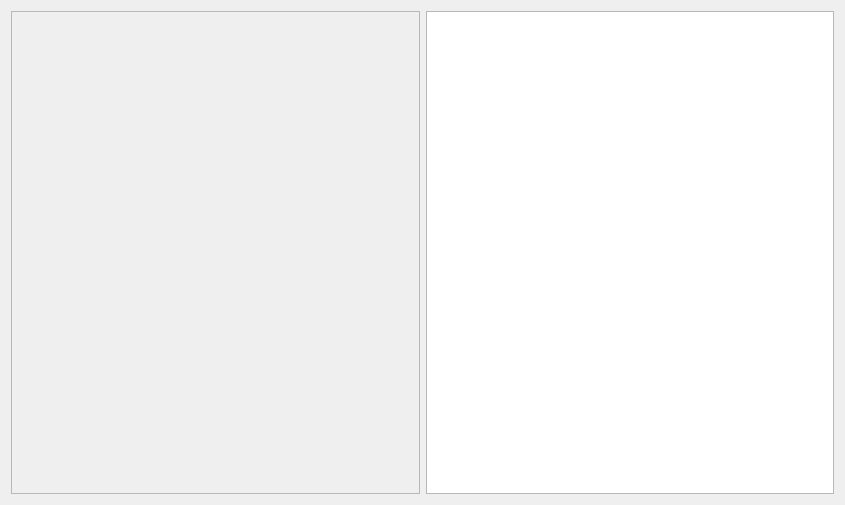
<?xml version="1.0" encoding="UTF-8"?>
<ui version="4.0">
 <class>TaskHirachy</class>
 <widget class="QWidget" name="TaskHirachy">
  <property name="geometry">
   <rect>
    <x>0</x>
    <y>0</y>
    <width>845</width>
    <height>505</height>
   </rect>
  </property>
  <property name="windowTitle">
   <string>Form</string>
  </property>
  <layout class="QHBoxLayout" name="horizontalLayout">
   <item>
    <widget class="QScrollArea" name="hirachy_scroll">
     <property name="widgetResizable">
      <bool>true</bool>
     </property>
     <widget class="QWidget" name="hirachy">
      <property name="geometry">
       <rect>
        <x>0</x>
        <y>0</y>
        <width>409</width>
        <height>485</height>
       </rect>
      </property>
      <layout class="QVBoxLayout" name="verticalLayout_2"/>
     </widget>
    </widget>
   </item>
   <item>
    <widget class="QListWidget" name="tasks">
     <property name="dragEnabled">
      <bool>true</bool>
     </property>
     <property name="dragDropOverwriteMode">
      <bool>false</bool>
     </property>
     <property name="dragDropMode">
      <enum>QAbstractItemView::DragOnly</enum>
     </property>
     <property name="viewMode">
      <enum>QListView::ListMode</enum>
     </property>
    </widget>
   </item>
  </layout>
 </widget>
 <resources/>
 <connections/>
</ui>
